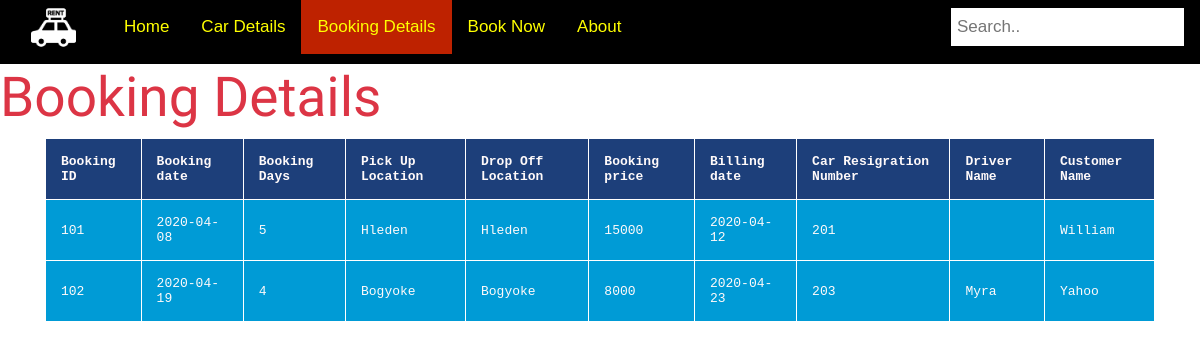
Before: /bookpage.php with the older database file.
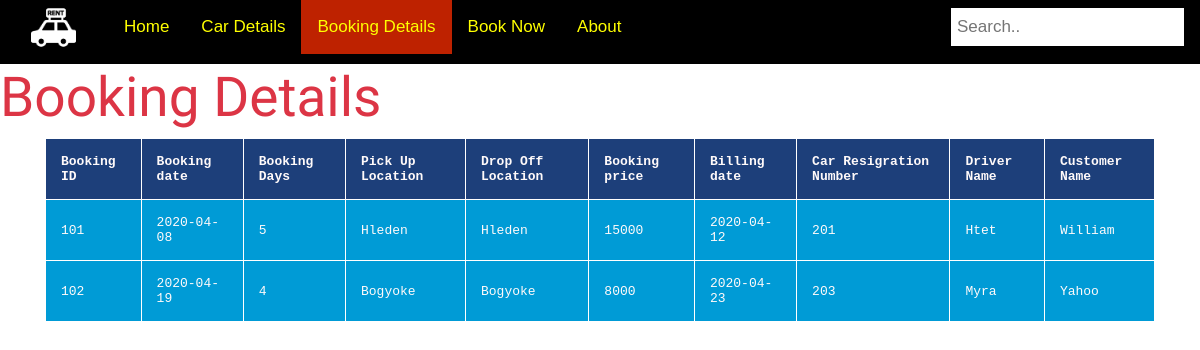
After: the same page with the newer database file.
### tables this page shows
CREATE TABLE Booking
(
  book_id INT(10) NOT NULL,
  bill_amount INT NOT NULL,
  book_date DATE NOT NULL,
  book_days INT NOT NULL,
  pick_up VARCHAR(225) NOT NULL,
  drop_off VARCHAR(225) NOT NULL,
  billing_date DATE NOT NULL,
  customer_id INT(10) NOT NULL,
  driver_id INT(10) NULL,
  registration_number INT(30) NOT NULL,
  PRIMARY KEY (book_id),
  FOREIGN KEY (customer_id) REFERENCES Customer(customer_id),
  FOREIGN KEY (driver_id) REFERENCES Driver(driver_id),
  FOREIGN KEY (registration_number) REFERENCES Car(registration_number)

);

CREATE TABLE Car
(
  maintenance_date DATE NOT NULL,
  registration_number INT(30) NOT NULL,
  work_done VARCHAR(30) NOT NULL,
  oneday_price INT(20) NOT NULL, 
  date_work_done DATE NOT NULL,
  type_id INT(15) NOT NULL,
  Garage_id INT(30) NOT NULL,
  PRIMARY KEY (registration_number),
  FOREIGN KEY (type_id) REFERENCES CarType(type_id),
  FOREIGN KEY (Garage_id) REFERENCES Garage(Garage_id)
);

CREATE TABLE Customer
(
  customer_id INT(10) NOT NULL,
  name VARCHAR(30) NOT NULL,
  phone_number CHAR(15) NOT NULL,
  address VARCHAR(225) NOT NULL,
  email VARCHAR(225) NOT NULL,
  PRIMARY KEY (customer_id)
);

CREATE TABLE Driver
(
  driver_id INT(10) NOT NULL,
  dname VARCHAR(30) NOT NULL,
  dphone_number CHAR(15) NOT NULL,
  demail VARCHAR(225) NOT NULL,
  daddress VARCHAR(225) NOT NULL,
  PRIMARY KEY (driver_id)
  );

### bookpage.php (the view, shortened to what this page needs)
<html>
<head>
  <link rel="stylesheet" href="https://maxcdn.bootstrapcdn.com/bootstrap/4.4.1/css/bootstrap.min.css">
<div class="topnav">
  <div class="container-fluid">
    <div class="container-header" >
      <a class="navbar-brand" href="Home.php" style="padding-top:5px">
      <img src="rental.png" alt="Logo" style="width:45px">
</a>
</div>
</div>
  <a href="Home.php">Home</a>
  <a href="a4.php">Car Details </a>
   <a class="active" href="bookpage.php">Booking Details</a>
   <a href="rental.php">Book Now</a>
   <a href="https://docs.google.com/document/d/1hzsN-suW5oQsNF2Qf4G9tBy6YbgypinADazERuzflyI/edit?usp=sharing"></i>About</a></li>
  <input type="text" placeholder="Search..">
</div>
<h1 class = "text-danger"> Booking Details </h1>
</head>
<body>
<div class="container">
<?php
$servername = "myras-macbook-pro.local";
$username = "root";
$password = "";
$dbname = "Car_Rental";
$conn = new mysqli($servername, $username, $password, $dbname);
$sql = "SELECT * from Booking a left join Car b on a.registration_number = b.registration_number left join Driver c on a.driver_id = c.driver_id left Join Customer d on a.customer_id = d.customer_id";
$result = $conn->query($sql);
if ($result && $result->num_rows > 0)
{
	echo '<table table-hover>';
	echo '<tr bgcolor=#1D3F7A>
	<th>Booking ID</th>
  <th>Booking date</th>
  <th>Booking Days</th>
  <th>Pick Up Location</th>
	<th>Drop Off Location</th>
  <th>Booking price</th>
  <th>Billing date</th>
  <th>Car Resigration Number</th>
  <th>Driver Name</th>
  <th>Customer Name</th>
    </tr>';
    while($row = $result->fetch_assoc()) {
    	echo '<tr bgcolor=#009BD6>';
    	echo '<td>'.$row["book_id"]. '</td>';
      echo '<td>'.$row["book_date"]. '</td>';
      echo '<td>'.$row["book_days"]. '</td>';
      echo '<td>'.$row["pick_up"]. '</td>';
      echo '<td>'.$row["drop_off"]. '</td>';
      echo '<td>'.$row["bill_amount"]. '</td>';
      echo '<td>'.$row["billing_date"]. '</td>';
      echo '<td>'.$row["registration_number"].'</td>';
      echo '<td>'.$row["dname"]. '</td>';
      echo '<td>'.$row["name"]. '</td>';
      echo'</tr>';
    }
    echo '</table></br>';
}
 else {
    echo "0 results";
}
?>
</body>
</html>

Changed rows visible on the page:
changed booking "Hleden": driver.dname (not shown) → "Htet"
